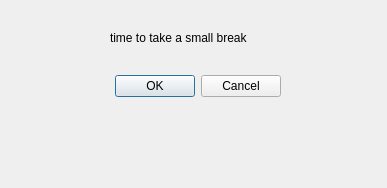
<?xml version="1.0" encoding="UTF-8"?>
<ui version="4.0">
 <class>Dialog</class>
 <widget class="QDialog" name="Dialog">
  <property name="geometry">
   <rect>
    <x>0</x>
    <y>0</y>
    <width>387</width>
    <height>188</height>
   </rect>
  </property>
  <property name="windowTitle">
   <string>Dialog</string>
  </property>
  <widget class="QDialogButtonBox" name="buttonBox">
   <property name="geometry">
    <rect>
     <x>-60</x>
     <y>70</y>
     <width>341</width>
     <height>32</height>
    </rect>
   </property>
   <property name="orientation">
    <enum>Qt::Horizontal</enum>
   </property>
   <property name="standardButtons">
    <set>QDialogButtonBox::Cancel|QDialogButtonBox::Ok</set>
   </property>
  </widget>
  <widget class="QLabel" name="label">
   <property name="geometry">
    <rect>
     <x>110</x>
     <y>30</y>
     <width>211</width>
     <height>16</height>
    </rect>
   </property>
   <property name="text">
    <string>time to take a small break</string>
   </property>
  </widget>
 </widget>
 <resources/>
 <connections>
  <connection>
   <sender>buttonBox</sender>
   <signal>accepted()</signal>
   <receiver>Dialog</receiver>
   <slot>accept()</slot>
   <hints>
    <hint type="sourcelabel">
     <x>248</x>
     <y>254</y>
    </hint>
    <hint type="destinationlabel">
     <x>157</x>
     <y>274</y>
    </hint>
   </hints>
  </connection>
  <connection>
   <sender>buttonBox</sender>
   <signal>rejected()</signal>
   <receiver>Dialog</receiver>
   <slot>reject()</slot>
   <hints>
    <hint type="sourcelabel">
     <x>316</x>
     <y>260</y>
    </hint>
    <hint type="destinationlabel">
     <x>286</x>
     <y>274</y>
    </hint>
   </hints>
  </connection>
 </connections>
</ui>
